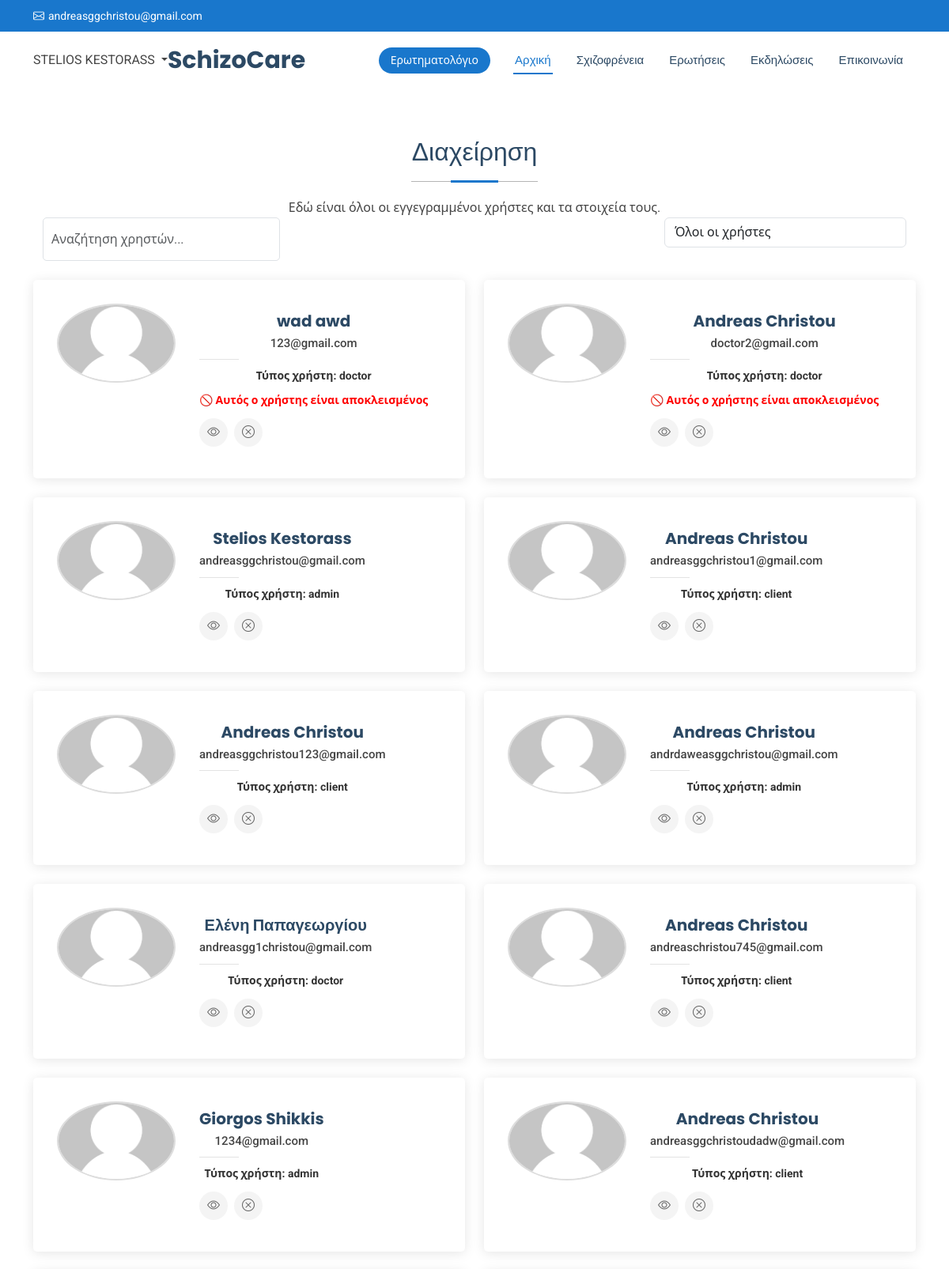
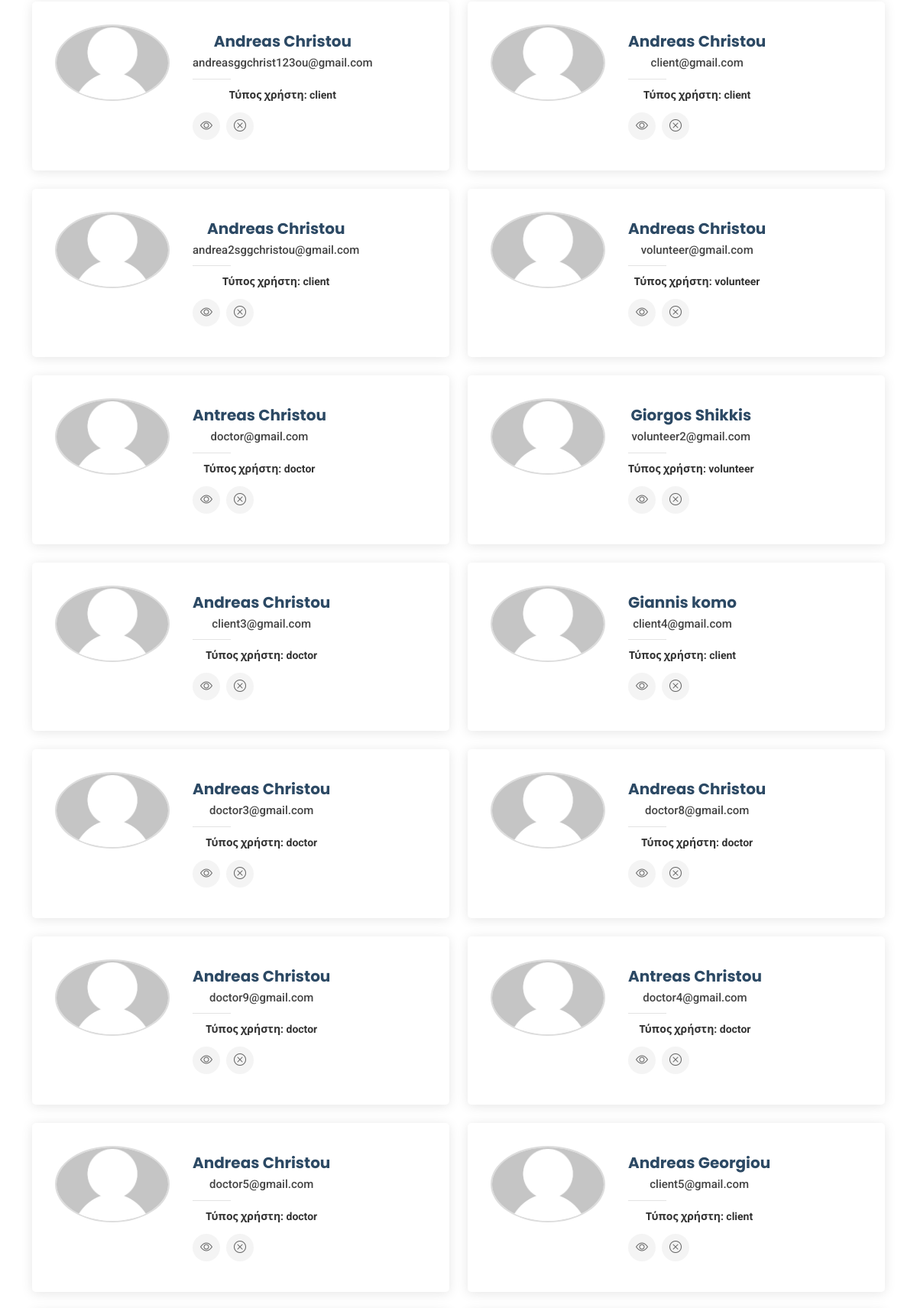
The app's page /dashboard/admin/user_management.php (signed in, upper part) with its own data (2 pictures, top to bottom).
### tables this page shows
CREATE TABLE `users` (
  `user_id` int(11) NOT NULL,
  `role_id` int(11) NOT NULL,
  `name` varchar(255) NOT NULL,
  `surname` varchar(255) NOT NULL,
  `email` varchar(255) NOT NULL,
  `password` varchar(255) NOT NULL,
  `date_of_birth` date NOT NULL,
  `nationality` varchar(255) NOT NULL,
  `phone` int(11) NOT NULL,
  `resetCode` int(6) NOT NULL,
  `registration_number` int(11) NOT NULL,
  `gender` varchar(23) NOT NULL,
  `creation_date` date NOT NULL DEFAULT current_timestamp()
);

CREATE TABLE `roles` (
  `id` int(11) NOT NULL,
  `role_name` varchar(50) NOT NULL
);

### dashboard/admin/user_management.php (the view, shortened to what this page needs)
<?php
include "../../config/config.php";
  $searchQuery = isset($_GET['search']) ? $_GET['search'] : '';
$roleFilter = isset($_GET['role']) ? $_GET['role'] : '';
$query = "
    SELECT users.*,
           blocked_users.*,
           roles.role_name
    FROM users
    LEFT JOIN blocked_users
    ON users.email = blocked_users.user_email
    LEFT JOIN roles
    ON users.role_id = roles.id
    WHERE (users.name LIKE ? OR users.surname LIKE ? OR users.email LIKE ?)
";
$stmt = $conn->prepare($query);
$searchTerm = "%" . $searchQuery . "%";
if ($roleFilter !== '') {
    $stmt->bind_param("ssss", $searchTerm, $searchTerm, $searchTerm, $roleFilter);
} else {
    $stmt->bind_param("sss", $searchTerm, $searchTerm, $searchTerm);
}
$stmt->execute();
$result = $stmt->get_result();
?>
<!DOCTYPE html>
<html lang="en">
<head>
    <link rel="stylesheet" type="text/css" href="https://elearning.cut.ac.cy/theme/yui_combo.php?rollup/3.17.2/yui-moodlesimple-min.css">
    <link rel="stylesheet" type="text/css" href="https://elearning.cut.ac.cy/theme/styles.php/lambda/1735614005_1691466492/all">
  <link href="assets/vendor/bootstrap/css/bootstrap.min.css" rel="stylesheet">
  <link href="assets/vendor/bootstrap-icons/bootstrap-icons.css" rel="stylesheet">
  <link href="assets/vendor/aos/aos.css" rel="stylesheet">
  <link href="assets/vendor/fontawesome-free/css/all.min.css" rel="stylesheet">
  <link href="assets/vendor/glightbox/css/glightbox.min.css" rel="stylesheet">
  <link href="assets/vendor/swiper/swiper-bundle.min.css" rel="stylesheet">
  <link href="assets/css/main.css" rel="stylesheet">
  <link rel="stylesheet" href="assets/css/user_management.css">
</head>
<body>
<header id="header" class="header sticky-top">
    <div class="topbar d-flex align-items-center">
      <div class="container d-flex justify-content-center justify-content-md-between">
        <div class="contact-info d-flex align-items-center">
          <i class="bi bi-envelope d-flex align-items-center"><a href="mailto:contact@example.com">andreasggchristou@gmail.com</a></i>
        </div>
      </div>
    </div>
    <div class="branding d-flex align-items-center">
      <div class="container position-relative d-flex align-items-center justify-content-between">
        <a href="../../index.php " class="logo d-flex align-items-center me-auto">
          <h1 class="sitename">SchizoCare</h1>
        </a>
        <nav id="navmenu" class="navmenu">
          <ul>
            <li><a href="../../index.php" class="active">Αρχική<br></a></li>
            <li><a href="../../index.php#departments">Σχιζοφρένεια</a></li>
            <li><a href="../../index.php#questions">Ερωτήσεις</a></li>
            <li><a href="../../index.php#events">Εκδηλώσεις</a></li>
            <li><a href="../../contact.php">Επικοινωνία</a></li>
        </nav>
		<a class="cta-btn d-none d-sm-block" href="../../questionnaire.php">Ερωτηματολόγιο</a>
			<div class="row-fluid" style="display: flex; justify-content: flex-end;">
                <div class="span6 login-header">
                    <div class="profileblock">
                        <div id="loggedin-user">
                            <div class="usermenu">
                                <div class="action-menu moodle-actionmenu nowrap-items">
                                    <div class="menubar d-flex">
                                        <div class="action-menu-trigger">
                                            <div class="dropdown">
                                                <a href="#" class="nav-link dropdown-toggle" id="action-menu-toggle-0" aria-label="User menu" data-toggle="dropdown" role="button" aria-haspopup="true">
                                                        <span class="usertext mr-1">
															<?php
																if (isset($_SESSION['user'])) {
																	$user_name = $_SESSION['user']['name'] . ' ' . $_SESSION['user']['surname'];;
																	$user_name = strtoupper($user_name);
																	echo $user_name;
																} else {
																	$user_name = "Guest";
																	$user_name = strtoupper($user_name);
																	echo $user_name;
																}
															?>
														</span>
                                                </a>
                                            </div>
                                        </div>
                                    </div>
                                </div>
                            </div>
                        </div>
                    </div>
                </div>
            </div>
        </div>
	</div>
  </header>
<section id="doctors" class="doctors section">
    <div class="container section-title" data-aos="fade-up">
        <h2>Διαχείρηση</h2>
        <p>Εδώ είναι όλοι οι εγγεγραμμένοι χρήστες και τα στοιχεία τους.</p>
    <div class="container mb-4 d-flex justify-content-between">
    <div>
        <input type="text" id="searchBox" class="form-control search-box"
            style="padding-top:15px; padding-bottom:14px; padding-right:10px; padding-left:10px; margin-bottom:0px; border-radius: 5px; width: 300px;"
            placeholder="Αναζήτηση χρηστών..." />
    </div>
    <div class="role">
    <select id="roleFilter" class="form-control role-select">
        <option value="">Όλοι οι χρήστες</option>
    </select>
</div>
    </div>
    <div class="row gy-4">
        <?php
        if ($result->num_rows > 0) {
            while ($row = $result->fetch_assoc()) {
                $name = htmlspecialchars($row["name"]);
                $surname = htmlspecialchars($row["surname"]);
                $email = htmlspecialchars($row["email"]);
                $role_name = htmlspecialchars($row["role_name"]);
                $banned_status = $row['banned'];
                $banned_class = $banned_status == "1" ? "banned" : "";
        ?>
                <div class="col-lg-6" data-aos="fade-up" data-aos-delay="100">
                    <div class="team-member d-flex align-items-start <?php echo $banned_class; ?>">
                        <div class="pic">
                            <img src="assets/img/default-avatar.png" class="img-fluid" alt="Default Avatar">
                        </div>
                        <div class="member-info">
                            <h4><?php echo $name . " " . $surname; ?></h4>
                            <span><?php echo $email; ?></span>
                            <p class="user-role">Τύπος χρήστη: <?php echo $role_name; ?></p>
                            <?php if ($banned_status == "1"): ?>
                                <p class="user-banned">🚫 Αυτός ο χρήστης είναι αποκλεισμένος</p>
                            <?php endif; ?>
                            <div class="social">
                                <a href="#" data-toggle="modal" data-target="#view" title="View" data-user-id="<?php echo $row['user_id']; ?>">
                                    <i class="bi bi-eye"></i>
                                </a>
                                <a href="#" data-toggle="modal" data-target="#block" title="Block" data-user-email="<?php echo $row['email']; ?>" data-user-banned="<?php echo $row['banned']; ?>">
                                    <i class="bi bi-x-circle"></i>
                                </a>
                            </div>
                        </div>
                    </div>
                </div>
        <?php
            }
        } else {
            echo "<p>Δεν υπάρχουν χρήστες στη βάση δεδομένων.</p>";
        }
        ?>
    </div>
</div>
</section>
</body>
</html>

### dashboard/admin/assets/css/user_management.css (style rules this page uses)
.pic { width: 20px; height: 100px; border-radius: 50%; overflow: hidden; margin-bottom: 20px; border: 2px solid #ddd; }
.pic img { width: 100%; height: 100%; object-fit: cover; }
#doctors { position: relative; z-index: 10; }
.team-member { position: relative; z-index: 20; }
img { max-width: 100%; height: auto; }
.member-info { padding: 10px; background-color: #fff; border-radius: 5px; }

### dashboard/admin/user_management.php (style rules this page uses)
.role { width: 28%; font-size: 14px; }
.user-role, .user-banned { font-weight: bold; color: #333; margin-bottom: 5px; }
.user-banned { color: red; }

### records on screen
users: name "wad", surname "awd", email "123@gmail.com", role.role_name "doctor", shows "🚫 Αυτός ο χρήστης είναι αποκλεισμένος"
users: name "Andreas", surname "Christou", email "doctor2@gmail.com", role.role_name "doctor", shows "🚫 Αυτός ο χρήστης είναι αποκλεισμένος"
users: name "Stelios", surname "Kestorass", email "andreasggchristou@gmail.com", role.role_name "admin"
users: name "Andreas", surname "Christou", email "andreasggchristou1@gmail.com", role.role_name "client"
users: name "Andreas", surname "Christou", email "andreasggchristou123@gmail.com", role.role_name "client"
users: name "Andreas", surname "Christou", email "andrdaweasggchristou@gmail.com", role.role_name "admin"
users: name "Ελένη", surname "Παπαγεωργίου", email "andreasgg1christou@gmail.com", role.role_name "doctor"
users: name "Andreas", surname "Christou", email "andreaschristou745@gmail.com", role.role_name "client"
users: name "Giorgos", surname "Shikkis", email "1234@gmail.com", role.role_name "admin"
users: name "Andreas", surname "Christou", email "andreasggchristoudadw@gmail.com", role.role_name "client"
users: name "Andreas", surname "Christou", email "andreasggchrist123ou@gmail.com", role.role_name "client"
users: name "Andreas", surname "Christou", email "client@gmail.com", role.role_name "client"
users: name "Andreas", surname "Christou", email "andrea2sggchristou@gmail.com", role.role_name "client"
users: name "Andreas", surname "Christou", email "volunteer@gmail.com", role.role_name "volunteer"
users: name "Antreas", surname "Christou", email "doctor@gmail.com", role.role_name "doctor"
users: name "Giorgos", surname "Shikkis", email "volunteer2@gmail.com", role.role_name "volunteer"
users: name "Andreas", surname "Christou", email "client3@gmail.com", role.role_name "doctor"
users: name "Giannis", surname "komo", email "client4@gmail.com", role.role_name "client"
users: name "Andreas", surname "Christou", email "doctor3@gmail.com", role.role_name "doctor"
users: name "Andreas", surname "Christou", email "doctor8@gmail.com", role.role_name "doctor"
users: name "Andreas", surname "Christou", email "doctor9@gmail.com", role.role_name "doctor"
users: name "Antreas", surname "Christou", email "doctor4@gmail.com", role.role_name "doctor"
users: name "Andreas", surname "Christou", email "doctor5@gmail.com", role.role_name "doctor"
users: name "Andreas", surname "Georgiou", email "client5@gmail.com", role.role_name "client"

### other values on screen
$user_name "STELIOS KESTORASS"
